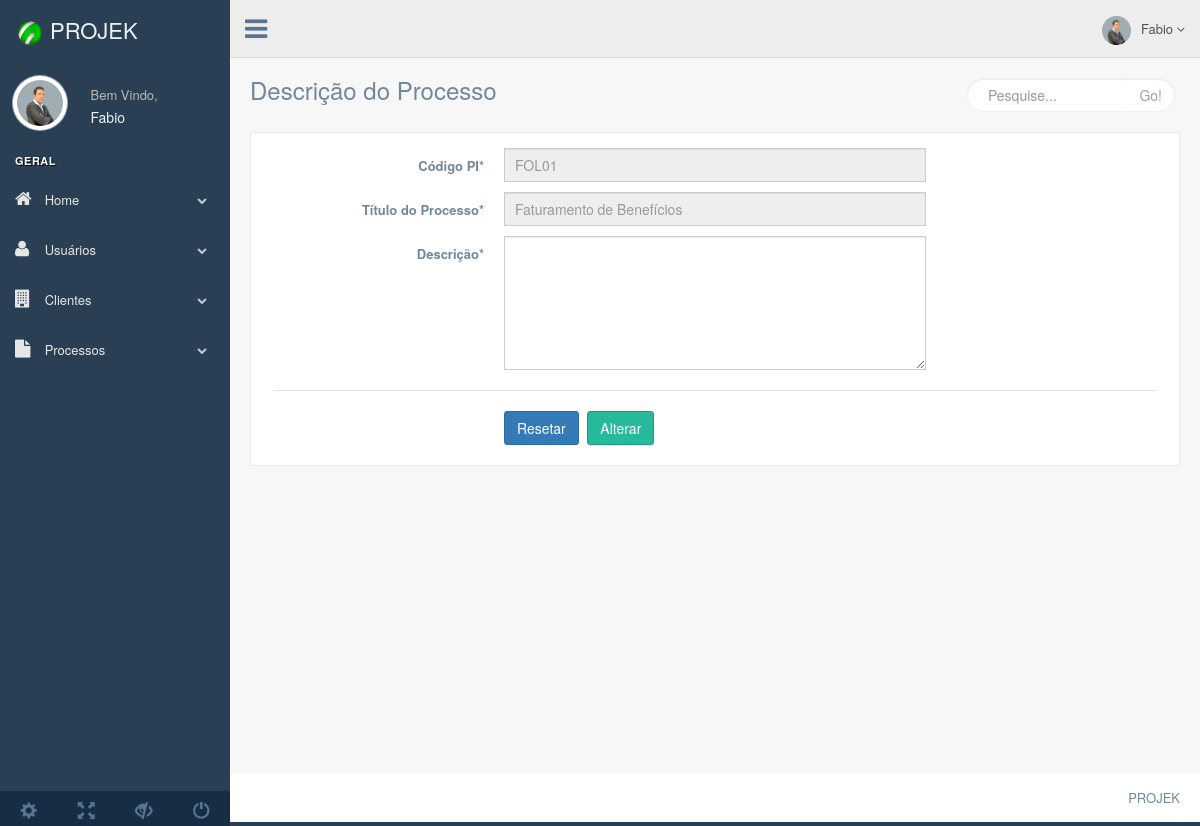
/production/php/forms/form-altera-d-macro.php?id_macroprocesso=5, run on an earlier commit of the app's database.
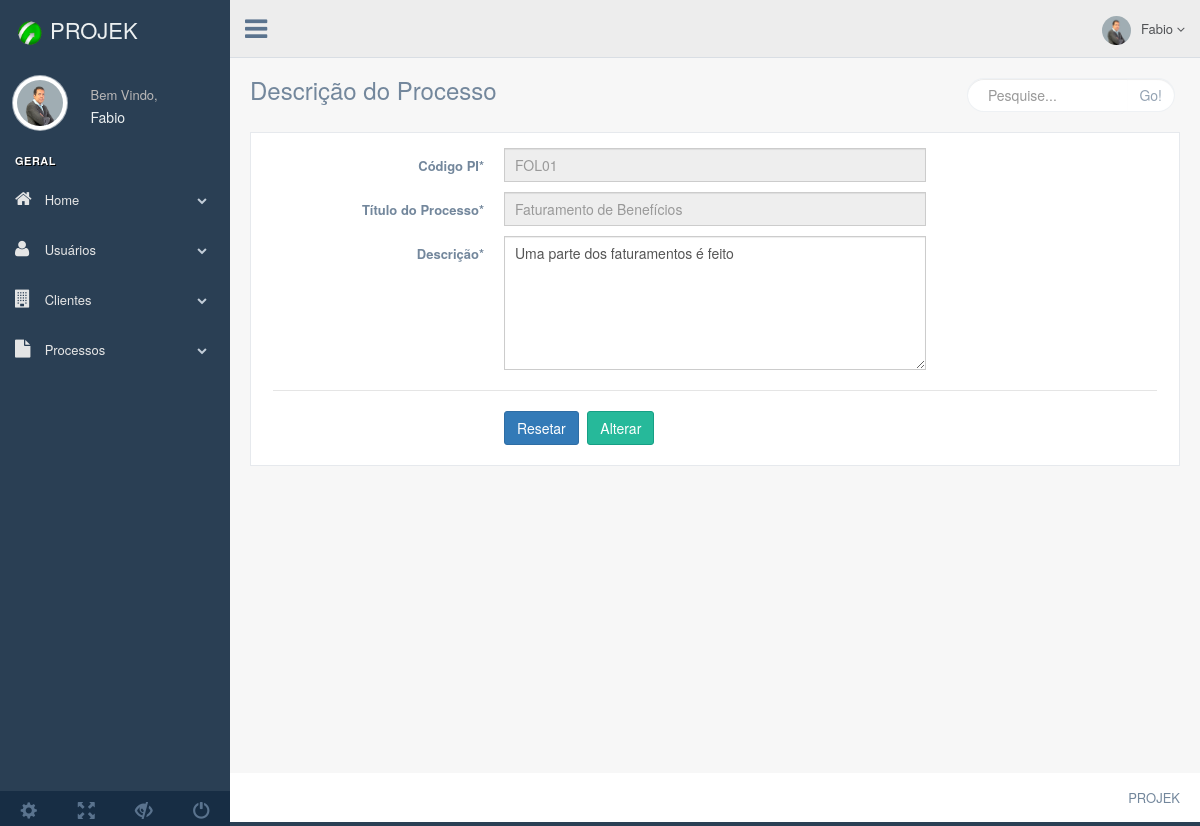
And on a later commit of the database.
### tables this page shows
CREATE TABLE `macroprocessos` (
  `id_macroprocesso` int(11) NOT NULL,
  `cod_pi` varchar(11) NOT NULL,
  `data_ultima` varchar(25) DEFAULT NULL,
  `data_proxima` varchar(25) DEFAULT NULL,
  `id_classificacao` int(11) NOT NULL,
  `t_processo` varchar(255) NOT NULL,
  `n_processo` varchar(10) NOT NULL,
  `qPessoas` int(11) NOT NULL,
  `id_periodicidade` int(11) NOT NULL,
  `horas` int(11) NOT NULL,
  `descricao` varchar(2000) DEFAULT NULL
);

### production/php/bancos/banco-macroprocesso.php (called while the page is built, shortened)
<?php
function buscaMacroprocessoId($conexao, $id_macroprocesso){
    $query = "select  * from macroprocessos where id_macroprocesso = {$id_macroprocesso}";
    $resultado = mysqli_query($conexao, $query);
    $usuario = mysqli_fetch_assoc($resultado);
    return $usuario;
}

### production/php/forms/form-altera-d-macro.php (the view, shortened to what the changed rows need)
<?php
	require_once "../bancos/conecta.php";
	require_once "../bancos/banco-macroprocesso.php";
	$id_macroprocesso = $_GET['id_macroprocesso'];
	$macroprocesso = buscaMacroprocessoId($conexao, $id_macroprocesso);
?>
<!DOCTYPE html>
<html lang="en">
	<head>
	  <link href="../../../vendors/bootstrap/dist/css/bootstrap.min.css" rel="stylesheet">
	  <link href="../../../vendors/font-awesome/css/font-awesome.min.css" rel="stylesheet">
	  <link href="../../../vendors/nprogress/nprogress.css" rel="stylesheet">
	  <link href="../../../build/css/custom.min.css" rel="stylesheet">
	</head>
	<body class="nav-md">
	  <div class="container body">
	    <div class="main_container">
	      <div class="col-md-3 left_col">
	        <div class="left_col scroll-view">
	          <div class="navbar nav_title" style="border: 0;">
	            <div class="profile clearfix">
	              <div class="profile_info">
	                <h2>Fabio</h2>
	              </div>
	            </div>
	            <br />
	          </div>
	        </div>
	      </div>
	      </div>
	      <div class="right_col" role="main">
	          <div class="">
	            	<div class="row">
	            	  <div class="col-md-12 col-sm-12 col-xs-12">
	            	  	<div class="x_panel">
	            	  		<div class="x_content">
	            	  		<form action="../altera/altera-d-macro.php" method="get" id="demo-form2" data-parsley-validate class="form-horizontal form-label-left">
	            	  		<div class="form-group">
	            	  		   <div class="col-md-6 col-sm-6 col-xs-12">
	            	  		     <input type="text" placeholder="<?=$macroprocesso['t_processo']?>" readonly="readonly" class="form-control col-md-7 col-xs-12">
	            	  		   </div>
	            	  		</div>
		            	  	<div class="form-group">
		            	  	  <div class="col-md-6 col-sm-6 col-xs-12">
		            	  	    <textarea  name="descricao" class="form-control col-md-12 col-xs-12" rows="6"><?=$macroprocesso['descricao']?></textarea>
		            	  	  </div>
		            	  	</div>
	            	  		</form>
	            	  	</div>
	            	  	</div>
	            	  </div>
	            	</div>
	              <br />
	          </div>
	      </div>
	    </div>
	</body>
</html>

What changed in the data, as far as the page shows it:
changed macroprocessos "Faturamento de Benefícios": descricao (not shown) → "Uma parte dos faturamentos é feito"
